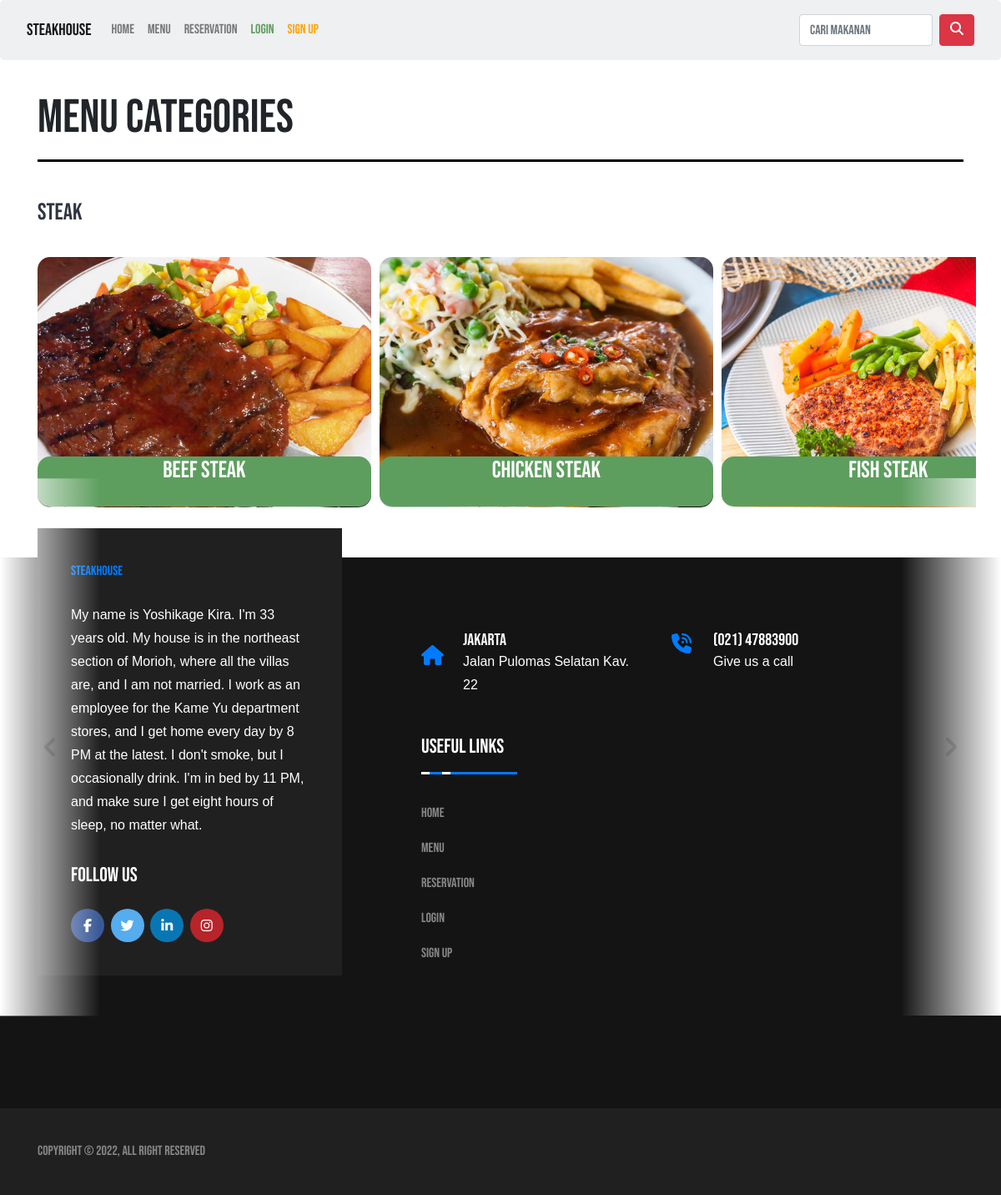
/categories.php, run on the app's committed database.
### tables this page shows
CREATE TABLE `tbl_category` (
  `id` int(10) UNSIGNED NOT NULL,
  `title` varchar(100) NOT NULL,
  `image_name` varchar(255) NOT NULL,
  `featured` varchar(10) NOT NULL,
  `active` varchar(10) NOT NULL
);

### categories.php (the view, shortened to what this page needs)
<?php include('default/header.php'); ?>
    <section class="categories">
        <button class="pre-btn"><img src="images/arrow.png" alt=""></button>
        <button class="nxt-btn"><img src="images/arrow.png" alt=""></button>
        <div class="container">
            <div class="row">
                <div class="col-12 py-5 text-left">
                    <h3 class="display-4">MENU CATEGORIES</h2>
                </div>
                <div class="col-12">
                    <div class="line"></div>
                </div>
                <div class="col-12 py-1">
                    <h3 class="text-left-categori">STEAK</h3>
                </div>
            </div>
        </div>
        <div class="container container_categori">
            <?php
                $sql = "SELECT * FROM tbl_category WHERE active='Yes'";
                $res = mysqli_query($conn, $sql);
                $count = mysqli_num_rows($res);
                if($count>0)
                {
                    while($row=mysqli_fetch_assoc($res))
                    {
                        $id = $row['id'];
                        $title = $row['title'];
                        $image_name = $row['image_name'];
                        ?>
                        <a href="category-foods.php?category_id=<?php echo $id; ?>">
                            <div class="box-3-categori float-container-categori">
                                <?php
                                    if($image_name=="")
                                    {
                                        echo "<div class='error'>Image not found.</div>";
                                    }
                                    else
                                    {
                                        ?>
                                        <img src="images/category/<?php echo $image_name; ?>" class="img-responsive-category img-curve">
                                        <?php
                                    }
                                ?>
                                <h3 class="float-text-categori text-white"><?php echo $title; ?></h3>
                            </div>
                        </a>
                        <?php
                    }
                }
                else
                {
                    echo "<div class='error'>Makanan yang anda cari tidak ditemukan</div>";
                }
            ?>
        </div>
    </section>
    <link rel="stylesheet" href="css/style.css">
    <link rel="stylesheet" href="https://stackpath.bootstrapcdn.com/bootstrap/4.4.1/css/bootstrap.css">
    <?php include('default/footer.php'); ?>

### css/style.css (style rules this page uses)
* { margin: 0 0; padding: 0 0; font-family: 'Bebas Neue', cursive; }
.container { width: 80%; margin: 0 auto; padding: 1%; }
.img-curve { border-radius: 15px; }
.text-left { text-align: left; }
.text-white { color: white; }
a { color: #5d9e5f; text-decoration: none; }
h3 { font-size: 1.5rem; }
.categories { padding: 4% 0; }
body { color: #ccc }
.text-left-categori { text-align: left; color: #2f3542; }
.line { height: 3px; background-color: black; position: relative; margin: 0 auto; bottom: 40px; }
.container_categori { width: 80%; margin: 0 auto; padding: 1%; display: flex; overflow-x: auto; scroll-behavior: smooth; overflow: hidden; }
.box-3-categori { flex: 0 0 auto; margin-right: 10px; }
.img-responsive-category { position: relative; width: 400px; height: 300px; overflow: hidden; border-radius: 15px; }
.float-container-categori { position: relative; }
.float-text-categori { position: absolute; background-color: #5d9e5f; width: 100%; height: 20%; text-align: center; border-radius: 15px; top: 239px; vertical-align: middle; }
.pre-btn, .nxt-btn { border: none; width: 10vw; height: 45%; position: absolute; top: 40%; display: flex; justify-content: center; align-items: center; background: linear-gradient(90deg, rgba(255, 255, 255, 0) 0%, #fff 100%); cursor: pointer; z-index: 8; }
.pre-btn { left: 0; transform: rotate(180deg); }
.nxt-btn { right: 0; }
.pre-btn img, .nxt-btn img { opacity: 0.2; }

### data on the page
tbl_category: image_name (picture), title "Beef Steak"
tbl_category: image_name (picture), title "Chicken Steak"
tbl_category: image_name (picture), title "Fish Steak"
